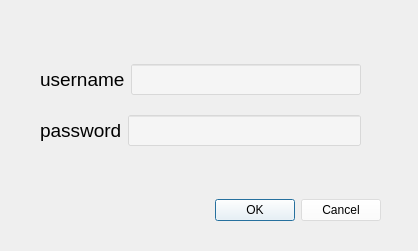
<?xml version="1.0" encoding="UTF-8"?>
<ui version="4.0">
 <class>LoginDialog</class>
 <widget class="QDialog" name="LoginDialog">
  <property name="geometry">
   <rect>
    <x>0</x>
    <y>0</y>
    <width>418</width>
    <height>251</height>
   </rect>
  </property>
  <property name="windowTitle">
   <string>Dialog</string>
  </property>
  <widget class="QDialogButtonBox" name="buttonBox">
   <property name="geometry">
    <rect>
     <x>30</x>
     <y>180</y>
     <width>351</width>
     <height>61</height>
    </rect>
   </property>
   <property name="font">
    <font>
     <pointsize>14</pointsize>
    </font>
   </property>
   <property name="styleSheet">
    <string notr="true">background-color: rgba(255, 255, 255, 100);</string>
   </property>
   <property name="orientation">
    <enum>Qt::Horizontal</enum>
   </property>
   <property name="standardButtons">
    <set>QDialogButtonBox::Cancel|QDialogButtonBox::Ok</set>
   </property>
  </widget>
  <widget class="QWidget" name="layoutWidget">
   <property name="geometry">
    <rect>
     <x>40</x>
     <y>50</y>
     <width>321</width>
     <height>111</height>
    </rect>
   </property>
   <layout class="QVBoxLayout" name="verticalLayout">
    <item>
     <layout class="QHBoxLayout" name="horizontalLayout">
      <item>
       <widget class="QLabel" name="label">
        <property name="font">
         <font>
          <pointsize>14</pointsize>
         </font>
        </property>
        <property name="text">
         <string>username</string>
        </property>
       </widget>
      </item>
      <item>
       <widget class="QLineEdit" name="lineEdit">
        <property name="font">
         <font>
          <pointsize>14</pointsize>
         </font>
        </property>
        <property name="styleSheet">
         <string notr="true">background-color: rgba(255, 255, 255, 100);</string>
        </property>
       </widget>
      </item>
     </layout>
    </item>
    <item>
     <layout class="QHBoxLayout" name="horizontalLayout_2">
      <item>
       <widget class="QLabel" name="label_2">
        <property name="font">
         <font>
          <pointsize>14</pointsize>
         </font>
        </property>
        <property name="text">
         <string>password</string>
        </property>
       </widget>
      </item>
      <item>
       <widget class="QLineEdit" name="lineEdit_2">
        <property name="font">
         <font>
          <pointsize>14</pointsize>
         </font>
        </property>
        <property name="styleSheet">
         <string notr="true">background-color: rgba(255, 255, 255, 100);</string>
        </property>
       </widget>
      </item>
     </layout>
    </item>
   </layout>
  </widget>
 </widget>
 <resources/>
 <connections>
  <connection>
   <sender>buttonBox</sender>
   <signal>accepted()</signal>
   <receiver>LoginDialog</receiver>
   <slot>accept()</slot>
   <hints>
    <hint type="sourcelabel">
     <x>248</x>
     <y>254</y>
    </hint>
    <hint type="destinationlabel">
     <x>157</x>
     <y>274</y>
    </hint>
   </hints>
  </connection>
  <connection>
   <sender>buttonBox</sender>
   <signal>rejected()</signal>
   <receiver>LoginDialog</receiver>
   <slot>reject()</slot>
   <hints>
    <hint type="sourcelabel">
     <x>316</x>
     <y>260</y>
    </hint>
    <hint type="destinationlabel">
     <x>286</x>
     <y>274</y>
    </hint>
   </hints>
  </connection>
 </connections>
</ui>
